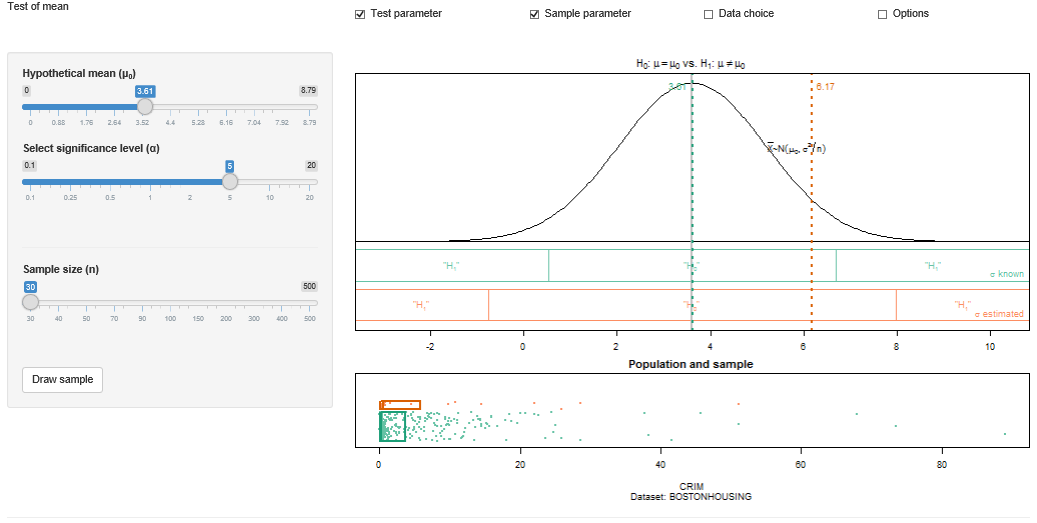

Generate this figure with R:
# ------------------------------------------------------------------------------
# Book:         MMStat
# ------------------------------------------------------------------------------
# Quantlet:     MMSTATtest_mean
# ------------------------------------------------------------------------------
# Description:  It gives an interactive interface including options of sample 
#               size, hypothetical mean and significance level for user to test
#               the mean value of a sample drawing from a chosen data set.
# ------------------------------------------------------------------------------
# Datafiles:    USCRIME.rds, BOSTONHOUSING.rds
# ------------------------------------------------------------------------------
# Inputs:       MMSTAThelper_function
#               Options: interactive user choice
# ------------------------------------------------------------------------------
# output:       Interactive shiny application
# ------------------------------------------------------------------------------
# Example:      It shows the mean test with hypothetical mean equal to 3.61 and
#               significance level equal to 5 percent under the context of 
#               sample size of 30.              
# ------------------------------------------------------------------------------
# See also:     BCS_tPdfCdf, BCS_NormPdfCdf, BCS_Boxplot, norm,
#               MMSTATtime_series_1, MMSTATlinreg, MMSTATconfmean, 
#               MMSTATconfi_sigma, MMSTATassociation, MMSTAThelper_function
# ------------------------------------------------------------------------------
# Keywords:     test, plot, scatterplot, boxplot, mean, median, quantile,
#               visualization, data visualization, parameter, interactive, 
#               uscrime
# ------------------------------------------------------------------------------
# Author:       Yafei Xu
# ------------------------------------------------------------------------------

# please use "Esc" key to jump out the run of Shiny app
# clear history and close windows
# rm(list=ls(all=TRUE))
graphics.off()

# please set working directory
# setwd("C:/...")     # windows
# setwd("/Users/...") # mac os
# setwd("~/...")      # linux
source("MMSTAThelper_function.r")



##############################################################################
############################### SUBROUTINES ##################################
### server ###################################################################
##############################################################################


mmstat$vartype = "numvars"

mmstat.ui.elem("test", "testHypotheses")
mmstat.ui.elem("mu0", "sliderInput", 
               label = HTML(gettext("Hypothetical mean (&mu;<sub>0</sub>)")))
mmstat.ui.elem("alpha", "significance")
mmstat.ui.elem("size", "sampleSize")
mmstat.ui.elem("go", "drawSample")
mmstat.ui.elem("dataset", "dataSet", 
               choices = mmstat.getDataNames("BOSTONHOUSING",  "USCRIME"))
mmstat.ui.elem("variable", "variable1", vartype = "numeric")
mmstat.ui.elem("cex", "fontSize")

drawIqrBoxWithPoints = function(x, jitter, ylim, box.param = NULL, points.param = NULL) {
  if (is.list(points.param) || is.null(points.param) || points.param) {
    points.param$x = x
    points.param$y = ylim[1] + diff(ylim) * jitter
    suppressWarnings(do.call("points", points.param))
  }
  if (is.list(box.param) || is.null(box.param) || box.param) {
    q                 = quantile(x, c(0.25, 0.5, 0.75))
    box.param$xleft   = q[1]
    box.param$xright  = q[3]
    box.param$ybottom = ylim[1]
    box.param$ytop    = ylim[2]
    suppressWarnings(do.call("rect", box.param))
    box.param$x       = c(q[2], q[2])
    box.param$y       = ylim
    if (!is.null(box.param$border)) 
      box.param$col = box.param$border
    suppressWarnings(do.call("lines", box.param))
  }
}

server = shinyServer(function(input, output, session) {
  
  output$alphaUI = renderUI({
    mmstat.ui.call("alpha")
  })
  output$goUI = renderUI({
    mmstat.ui.call("go")
  })
  output$datasetUI = renderUI({
    mmstat.ui.call("dataset")
  })
  output$cexUI = renderUI({
    mmstat.ui.call("cex")
  })
  
  output$mu0UI = renderUI({
    var   = getVar()
    alpha = mmstat$UI$alpha$ticks[1]
    mmstat.ui.call("mu0", 
                 min   = mmstat.round.down(max(var$min, 
                                               qnorm(min(alpha)/200, 
                                                     var$mean, 
                                                     var$sd/sqrt(30))), 
                                           var$decimal), 
                 max   = mmstat.round.up(min(var$max, 
                                             qnorm(1 - min(alpha)/200, 
                                             var$mean, 
                                             var$sd/sqrt(30))), 
                                         var$decimal), 
                 value = round(var$mean, var$decimal), 
                 step  = 10^(-var$decimal))
  })
  
  output$sizeUI = renderUI({
    var = getVar()
    mmstat.ui.call("size", ticks = var$ticks, max = length(var$ticks))
  })
  
  output$variableUI = renderUI({
    mmstat.log("variableUI")
    inp = mmstat.getValues(NULL, dataset = input$dataset)
    mmstat.ui.call("variable", 
                   choices = mmstat.getVarNames(inp$dataset, "numeric"))
  })
  
  getVar = reactive({
    mmstat.log(paste("getVar"))
    var         = mmstat.getVar(isolate(input$dataset), input$variable)
    var$ticks   = mmstat.ticks(var$n, nmin = 30)
    dec         = mmstat.dec(0.1 * c(0, var$sd/sqrt(max(var$ticks))))
    var$decimal = dec$decimal
    var
  })
  
  drawSample = reactive({
    inp    = mmstat.getValues(NULL, go = input$go, size = input$size)
    var    = getVar()
    index  = sample(var$n, var$ticks[inp$size], replace = T)
    values = var$values[index]
    list(values = values, 
         jitter = runif(length(values)), 
         index  = index, 
         range  = range(values), 
         mean   = mean(values), 
         sd     = sd(values), 
         n      = length(values))
  })
  
  output$outputTestPlot = renderPlot({
    mmstat.log("outputTestPlot")
    var    = getVar()
    sample = drawSample()
    inp    = mmstat.getValues(list(mu0 = var$mean), 
                              alpha = input$alpha, 
                              mu0   = input$mu0, 
                              cex   = input$cex)
    if (is.list(sample)) {
      xq.mu = inp$mu0
      xq.sd = sample$sd/sqrt(sample$n)
      xlim  = range(qnorm(c(1e-05, 0.99999), 
                          inp$mu0, var$sd/sqrt(30)), 
                    qnorm(c(1e-05, 0.99999), 
                          var$mean, 
                          var$sd/sqrt(30)))
      x     = mmstat.pos(xlim, (0:300)/300)
      y     = dnorm(x, xq.mu, var$sd/sqrt(sample$n))
      my    = max(y)
      ylim  = my * c(-0.5, 1)
      par(mar = c(2, 0, 2, 0))
      plot(x, y, 
           type     = "l", 
           xlab     = "", 
           xlim     = xlim, 
           ylim     = ylim, 
           axes     = F, 
           main     = mmstat.math("&H[0];: &mu==mu[0]; vs. &H[1];: &mu!=mu[0]; "), 
           ylab     = "", 
           cex.axis = inp$cex, 
           cex.lab  = inp$cex, 
           cex.main = 1.2 * inp$cex, 
           cex.sub  = inp$cex)
      abline(h = 0)
      mmstat.axis(1, xlim, cex.axis = inp$cex)
      usr = par("usr")
      xp  = qnorm(0.75, xq.mu, xq.sd)
      yp  = dnorm(xp, xq.mu, xq.sd)
      text(xp, yp, mmstat.math(" &bar(X);~&N(mu[0], sigma^2/n); "), 
           pos = 4, 
           cex = inp$cex)
      
      c = qnorm(1 - mmstat$alpha[inp$alpha]/200)
      mmstat.plotTestRegions(inp$mu0 + var$sd/sqrt(sample$n) * c(-c, c), 
                             xlim  = usr[1:2], 
                             ylim  = -my * c(0.05, 0.25), 
                             cex   = inp$cex, 
                             col   = mmstat$col[[9]], 
                             label = mmstat.math(gettext(" &sigma; known")), 
                             pos   = 2 + 2 * (var$mean > inp$mu0))
      c = qt(1 - mmstat$alpha[inp$alpha]/200, sample$n - 1)
      mmstat.plotTestRegions(inp$mu0 + sample$sd/sqrt(sample$n) * c(-c, c), 
                             xlim  = usr[1:2], 
                             ylim  = -my * c(0.3, 0.5), 
                             cex   = inp$cex, 
                             col   = mmstat$col[[10]], 
                             label = mmstat.math(gettext(" &sigma; estimated")), 
                             pos   = 2 + 2 * (var$mean > inp$mu0))
      
      abline(v = xq.mu, col = "gray", lwd = 2)
      abline(v = sample$mean, col = mmstat$col[[2]], lwd = 2, lty = "dotted")
      abline(v = var$mean, col = mmstat$col[[1]], lwd = 2, lty = "dotted")
      ypos = mmstat.pos(usr[3:4], 0.95)
      text(sample$mean, ypos, sprintf("%.*f", var$decimal, sample$mean), 
           pos = 4 - 2 * (sample$mean < var$mean), 
           col = mmstat$col[[2]], 
           cex = inp$cex)
      text(var$mean, ypos, sprintf("%.*f", var$decimal, var$mean), 
           pos = 2 + 2 * (sample$mean < var$mean), 
           col = mmstat$col[[1]], 
           cex = inp$cex)
      box()
    }
  })
  
  output$outputSamplePlot = renderPlot({
    mmstat.log(sprintf("outputSamplePlot"))
    var  = getVar()
    samp = drawSample()
    inp  = mmstat.getValues(NULL, cex = input$cex)
    par(mar = c(5, 0, 2, 0))
    plot(range(var$values), c(-0.05, 1), 
         type     = "n", 
         axes     = F, 
         main     = gettext("Population and sample"), 
         xlab     = var$xlab, 
         sub      = var$sub, 
         cex.axis = inp$cex, 
         cex.lab  = inp$cex, 
         cex.main = 1.2 * inp$cex, 
         cex.sub  = inp$cex)
    usr = par("usr")
    mmstat.axis(1, usr[1:2], cex.axis = inp$cex)
    drawIqrBoxWithPoints(var$values, var$jitter, 
                         ylim         = c(0, 0.45), 
                         box.param    = list(border = mmstat$col[[1]], lwd = 2), 
                         points.param = list(col = mmstat$col[[9]], 
                         pch          = 19, 
                         cex          = 0.5 * inp$cex))
    drawIqrBoxWithPoints(samp$values, samp$jitter, 
                         ylim         = 0.5 + c(0, 0.45 * sqrt(length(samp$values)/var$n)), 
                         box.param    = list(border = mmstat$col[[2]],  lwd = 2), 
                         points.param = list(col = mmstat$col[[10]], 
                         pch          = 19, 
                         cex          = 0.5 * inp$cex))
    
    box()
  })
  
  output$logText = renderText({
    mmstat.getLog(session)
  })
})

##############################################################################
############################### SUBROUTINES ##################################
### ui #######################################################################
##############################################################################

ui = shinyUI(fluidPage(
  div(class="navbar navbar-static-top",
      div(class = "navbar-inner", 
          fluidRow(column(4, div(class = "brand pull-left", gettext("Test of mean"))),
                   column(2, checkboxInput("showtest", gettext("Test parameter"), TRUE)),
                   column(2, checkboxInput("showsample", gettext("Sample parameter"), TRUE)),
                   column(2, checkboxInput("showdata", gettext("Data choice"), FALSE)),
                   column(2, checkboxInput("showoptions", gettext("Options"), FALSE))))),
    
    sidebarLayout(
      sidebarPanel(
        conditionalPanel(
          condition = 'input.showtest',
          uiOutput("mu0UI"),
          uiOutput("alphaUI"),
          br()
        ),
        conditionalPanel(
          condition = 'input.showsample',
          hr(),
          uiOutput("sizeUI"),
          br(),
          br(),
          uiOutput("goUI")
        ),
        conditionalPanel(
          condition = 'input.showdata',
          hr(),
          uiOutput("datasetUI"),
          uiOutput("variableUI")
        ),
        conditionalPanel(
          condition = 'input.showoptions',
          hr(),
          uiOutput("cexUI")
        )
      ),
    
      mainPanel(plotOutput("outputTestPlot"),
                plotOutput("outputSamplePlot", height = "200px"))),

      htmlOutput("logText")
))
  
##############################################################################
############################### SUBROUTINES ##################################
### shinyApp #################################################################
##############################################################################

shinyApp(ui = ui, server = server)

#
